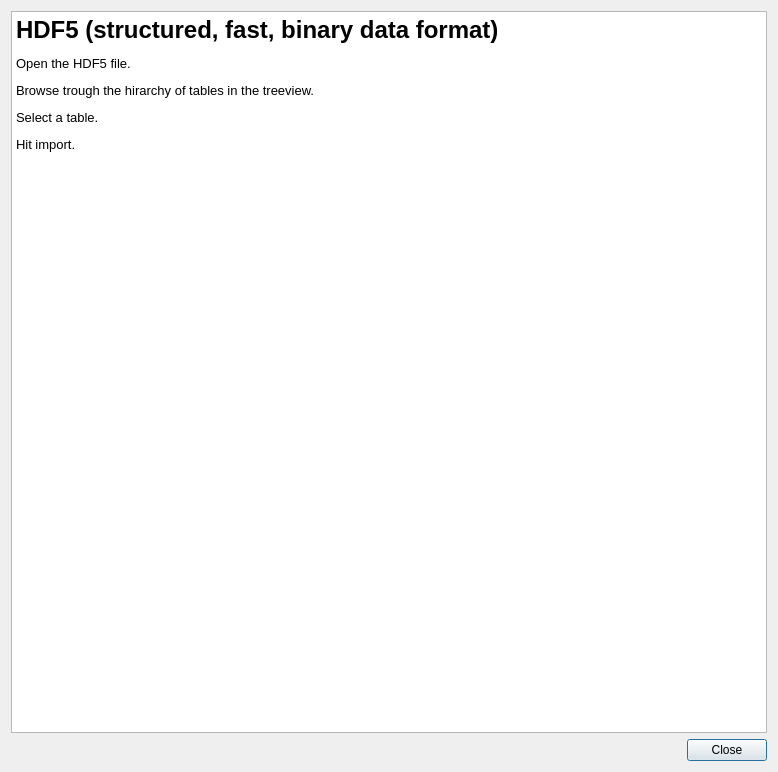
<?xml version="1.0" encoding="UTF-8"?>
<ui version="4.0">
 <class>ImportCSVHelpDialog</class>
 <widget class="QDialog" name="ImportCSVHelpDialog">
  <property name="geometry">
   <rect>
    <x>0</x>
    <y>0</y>
    <width>778</width>
    <height>772</height>
   </rect>
  </property>
  <property name="windowTitle">
   <string>CSV import help</string>
  </property>
  <layout class="QVBoxLayout" name="verticalLayout">
   <item>
    <widget class="QTextEdit" name="textEdit">
     <property name="readOnly">
      <bool>true</bool>
     </property>
     <property name="html">
      <string>&lt;!DOCTYPE HTML PUBLIC &quot;-//W3C//DTD HTML 4.0//EN&quot; &quot;http://www.w3.org/TR/REC-html40/strict.dtd&quot;&gt;
&lt;html&gt;&lt;head&gt;&lt;meta name=&quot;qrichtext&quot; content=&quot;1&quot; /&gt;&lt;style type=&quot;text/css&quot;&gt;
p, li { white-space: pre-wrap; }
&lt;/style&gt;&lt;/head&gt;&lt;body style=&quot; font-family:'Sans'; font-size:10pt; font-weight:400; font-style:normal;&quot;&gt;
&lt;p style=&quot; margin-top:12px; margin-bottom:12px; margin-left:0px; margin-right:0px; -qt-block-indent:0; text-indent:0px;&quot;&gt;&lt;span style=&quot; font-size:xx-large; font-weight:600;&quot;&gt;HDF5 (structured, fast, binary data format)&lt;/span&gt;&lt;/p&gt;
&lt;p style=&quot; margin-top:12px; margin-bottom:12px; margin-left:0px; margin-right:0px; -qt-block-indent:0; text-indent:0px;&quot;&gt;Open the HDF5 file.&lt;/p&gt;
&lt;p style=&quot; margin-top:12px; margin-bottom:12px; margin-left:0px; margin-right:0px; -qt-block-indent:0; text-indent:0px;&quot;&gt;Browse trough the hirarchy of tables in the treeview.&lt;/p&gt;
&lt;p style=&quot; margin-top:12px; margin-bottom:12px; margin-left:0px; margin-right:0px; -qt-block-indent:0; text-indent:0px;&quot;&gt;Select a table.&lt;/p&gt;
&lt;p style=&quot; margin-top:12px; margin-bottom:12px; margin-left:0px; margin-right:0px; -qt-block-indent:0; text-indent:0px;&quot;&gt;Hit import.&lt;/p&gt;&lt;/body&gt;&lt;/html&gt;</string>
     </property>
    </widget>
   </item>
   <item>
    <widget class="QDialogButtonBox" name="buttonBox">
     <property name="orientation">
      <enum>Qt::Horizontal</enum>
     </property>
     <property name="standardButtons">
      <set>QDialogButtonBox::Close</set>
     </property>
    </widget>
   </item>
  </layout>
 </widget>
 <resources/>
 <connections>
  <connection>
   <sender>buttonBox</sender>
   <signal>clicked(QAbstractButton*)</signal>
   <receiver>ImportCSVHelpDialog</receiver>
   <slot>close()</slot>
   <hints>
    <hint type="sourcelabel">
     <x>248</x>
     <y>254</y>
    </hint>
    <hint type="destinationlabel">
     <x>157</x>
     <y>274</y>
    </hint>
   </hints>
  </connection>
 </connections>
</ui>
